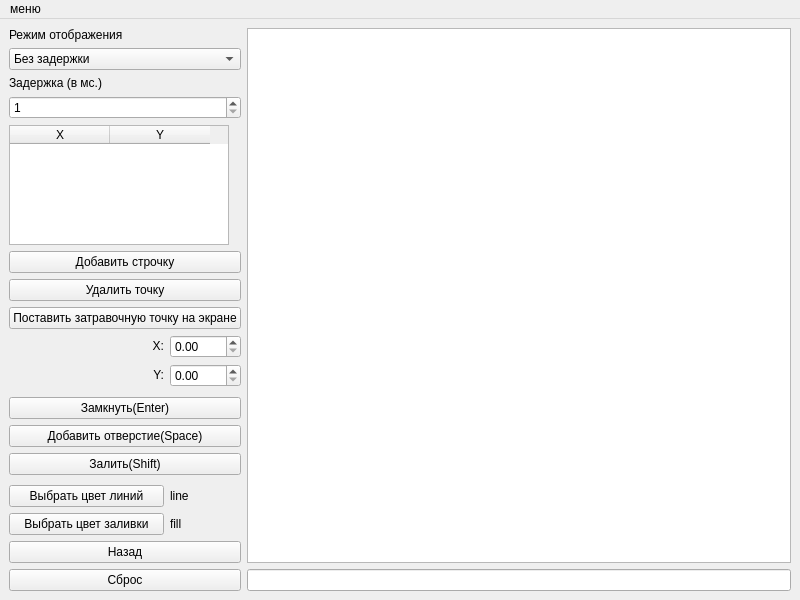
<?xml version="1.0" encoding="UTF-8"?>
<ui version="4.0">
 <class>MainWindow</class>
 <widget class="QMainWindow" name="MainWindow">
  <property name="geometry">
   <rect>
    <x>0</x>
    <y>0</y>
    <width>800</width>
    <height>600</height>
   </rect>
  </property>
  <property name="windowTitle">
   <string>MainWindow</string>
  </property>
  <widget class="QWidget" name="centralwidget">
   <layout class="QHBoxLayout" name="horizontalLayout_3">
    <item>
     <layout class="QVBoxLayout" name="verticalLayout_2">
      <item>
       <widget class="QLabel" name="label_3">
        <property name="text">
         <string>Режим отображения</string>
        </property>
       </widget>
      </item>
      <item>
       <widget class="QComboBox" name="modeSelect">
        <item>
         <property name="text">
          <string>Без задержки</string>
         </property>
        </item>
        <item>
         <property name="text">
          <string>С задержкой</string>
         </property>
        </item>
       </widget>
      </item>
      <item>
       <widget class="QLabel" name="Delaylabel">
        <property name="text">
         <string>Задержка (в мс.)</string>
        </property>
       </widget>
      </item>
      <item>
       <widget class="QSpinBox" name="Delay">
        <property name="minimum">
         <number>1</number>
        </property>
        <property name="maximum">
         <number>10000</number>
        </property>
       </widget>
      </item>
      <item>
       <spacer name="verticalSpacer">
        <property name="orientation">
         <enum>Qt::Vertical</enum>
        </property>
        <property name="sizeHint" stdset="0">
         <size>
          <width>20</width>
          <height>40</height>
         </size>
        </property>
       </spacer>
      </item>
      <item>
       <widget class="QTableWidget" name="pointsTable">
        <property name="maximumSize">
         <size>
          <width>220</width>
          <height>16777215</height>
         </size>
        </property>
        <property name="horizontalScrollBarPolicy">
         <enum>Qt::ScrollBarAlwaysOff</enum>
        </property>
        <column>
         <property name="text">
          <string>X</string>
         </property>
        </column>
        <column>
         <property name="text">
          <string>Y</string>
         </property>
        </column>
       </widget>
      </item>
      <item>
       <widget class="QPushButton" name="addRowButton">
        <property name="text">
         <string>Добавить строчку</string>
        </property>
       </widget>
      </item>
      <item>
       <widget class="QPushButton" name="removePointButton">
        <property name="text">
         <string>Удалить точку</string>
        </property>
       </widget>
      </item>
      <item>
       <spacer name="verticalSpacer_2">
        <property name="orientation">
         <enum>Qt::Vertical</enum>
        </property>
        <property name="sizeHint" stdset="0">
         <size>
          <width>20</width>
          <height>40</height>
         </size>
        </property>
       </spacer>
      </item>
      <item>
       <spacer name="verticalSpacer_5">
        <property name="orientation">
         <enum>Qt::Vertical</enum>
        </property>
        <property name="sizeHint" stdset="0">
         <size>
          <width>20</width>
          <height>40</height>
         </size>
        </property>
       </spacer>
      </item>
      <item>
       <spacer name="verticalSpacer_3">
        <property name="orientation">
         <enum>Qt::Vertical</enum>
        </property>
        <property name="sizeHint" stdset="0">
         <size>
          <width>20</width>
          <height>40</height>
         </size>
        </property>
       </spacer>
      </item>
      <item>
       <layout class="QGridLayout" name="gridLayout">
        <item row="3" column="0">
         <spacer name="verticalSpacer_6">
          <property name="orientation">
           <enum>Qt::Vertical</enum>
          </property>
          <property name="sizeHint" stdset="0">
           <size>
            <width>20</width>
            <height>40</height>
           </size>
          </property>
         </spacer>
        </item>
        <item row="8" column="0">
         <widget class="QPushButton" name="lineColorButton">
          <property name="text">
           <string>Выбрать цвет линий</string>
          </property>
         </widget>
        </item>
        <item row="0" column="0" colspan="2">
         <widget class="QPushButton" name="seedButton">
          <property name="text">
           <string>Поставить затравочную точку на экране</string>
          </property>
         </widget>
        </item>
        <item row="6" column="0" colspan="2">
         <widget class="QPushButton" name="fillButton">
          <property name="text">
           <string>Залить(Shift)</string>
          </property>
         </widget>
        </item>
        <item row="2" column="1">
         <widget class="QDoubleSpinBox" name="seedY">
          <property name="maximum">
           <double>9999.989999999999782</double>
          </property>
         </widget>
        </item>
        <item row="2" column="0">
         <widget class="QLabel" name="label">
          <property name="text">
           <string>&lt;html&gt;&lt;head/&gt;&lt;body&gt;&lt;p align=&quot;right&quot;&gt;Y:&lt;/p&gt;&lt;/body&gt;&lt;/html&gt;</string>
          </property>
         </widget>
        </item>
        <item row="1" column="1">
         <widget class="QDoubleSpinBox" name="seedX">
          <property name="maximumSize">
           <size>
            <width>100</width>
            <height>16777215</height>
           </size>
          </property>
          <property name="maximum">
           <double>9999.989999999999782</double>
          </property>
         </widget>
        </item>
        <item row="9" column="0">
         <widget class="QPushButton" name="brushColorButton">
          <property name="text">
           <string>Выбрать цвет заливки</string>
          </property>
         </widget>
        </item>
        <item row="1" column="0">
         <widget class="QLabel" name="label_2">
          <property name="text">
           <string>&lt;html&gt;&lt;head/&gt;&lt;body&gt;&lt;p align=&quot;right&quot;&gt;X:&lt;/p&gt;&lt;/body&gt;&lt;/html&gt;</string>
          </property>
         </widget>
        </item>
        <item row="4" column="0" colspan="2">
         <widget class="QPushButton" name="closePolygonButton">
          <property name="text">
           <string>Замкнуть(Enter)</string>
          </property>
         </widget>
        </item>
        <item row="9" column="1">
         <widget class="QLabel" name="brushColorLabel">
          <property name="maximumSize">
           <size>
            <width>24</width>
            <height>16777215</height>
           </size>
          </property>
          <property name="text">
           <string>fill</string>
          </property>
         </widget>
        </item>
        <item row="5" column="0" colspan="2">
         <widget class="QPushButton" name="addHoleButton">
          <property name="text">
           <string>Добавить отверстие(Space)</string>
          </property>
         </widget>
        </item>
        <item row="8" column="1">
         <widget class="QLabel" name="lineColorLabel">
          <property name="minimumSize">
           <size>
            <width>24</width>
            <height>0</height>
           </size>
          </property>
          <property name="maximumSize">
           <size>
            <width>24</width>
            <height>16777215</height>
           </size>
          </property>
          <property name="text">
           <string>line</string>
          </property>
         </widget>
        </item>
        <item row="7" column="1">
         <spacer name="verticalSpacer_7">
          <property name="orientation">
           <enum>Qt::Vertical</enum>
          </property>
          <property name="sizeHint" stdset="0">
           <size>
            <width>20</width>
            <height>40</height>
           </size>
          </property>
         </spacer>
        </item>
       </layout>
      </item>
      <item>
       <spacer name="verticalSpacer_4">
        <property name="orientation">
         <enum>Qt::Vertical</enum>
        </property>
        <property name="sizeHint" stdset="0">
         <size>
          <width>20</width>
          <height>40</height>
         </size>
        </property>
       </spacer>
      </item>
      <item>
       <widget class="QPushButton" name="undoButton">
        <property name="text">
         <string>Назад</string>
        </property>
        <property name="autoDefault">
         <bool>false</bool>
        </property>
        <property name="default">
         <bool>false</bool>
        </property>
       </widget>
      </item>
      <item>
       <widget class="QPushButton" name="clearButton">
        <property name="text">
         <string>Сброс</string>
        </property>
       </widget>
      </item>
     </layout>
    </item>
    <item>
     <layout class="QVBoxLayout" name="verticalLayout">
      <item>
       <widget class="QGraphicsView" name="graphicsView">
        <property name="minimumSize">
         <size>
          <width>500</width>
          <height>500</height>
         </size>
        </property>
       </widget>
      </item>
      <item>
       <widget class="QLineEdit" name="timeEdit"/>
      </item>
     </layout>
    </item>
   </layout>
  </widget>
  <widget class="QMenuBar" name="menubar">
   <property name="geometry">
    <rect>
     <x>0</x>
     <y>0</y>
     <width>800</width>
     <height>21</height>
    </rect>
   </property>
   <widget class="QMenu" name="menu">
    <property name="title">
     <string>меню</string>
    </property>
    <addaction name="authorInfo"/>
    <addaction name="progInfo"/>
    <addaction name="separator"/>
    <addaction name="exit"/>
   </widget>
   <addaction name="menu"/>
  </widget>
  <action name="authorInfo">
   <property name="text">
    <string>Об авторе</string>
   </property>
  </action>
  <action name="progInfo">
   <property name="text">
    <string>О программе</string>
   </property>
  </action>
  <action name="exit">
   <property name="text">
    <string>Выход</string>
   </property>
  </action>
 </widget>
 <resources/>
 <connections/>
</ui>
